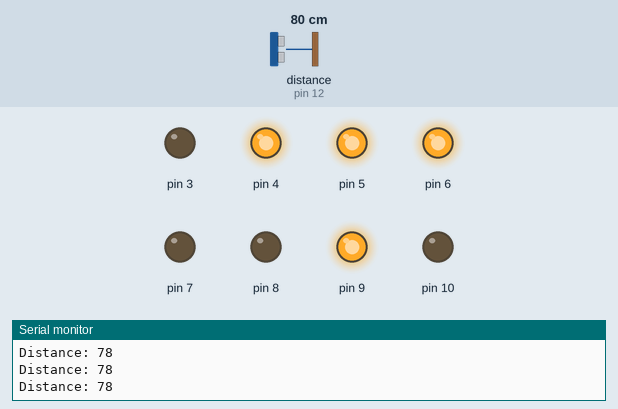
Recording of a sketch running on a simulated Arduino Uno, built with avr-gcc and run on an emulated ATmega328P. Parts: output pins drawn as LEDs (lit = HIGH), the last lines printed to the serial monitor. Wiring (inferred from the names in the program): ultrasonic range finder: trigger pin 13; echo pin 12. The test bench sets the inputs (shaded band); at power-on: distance to the obstacle (sensor on pin 12) 80 cm. The echo pulse lasts 58.3 µs per cm; pins used as bus, display or sensor lines are not drawn.

Above: at 1.3 s.
1.4 s: distance to the obstacle (sensor on pin 12) set to 2 cm
At 2.4 s:
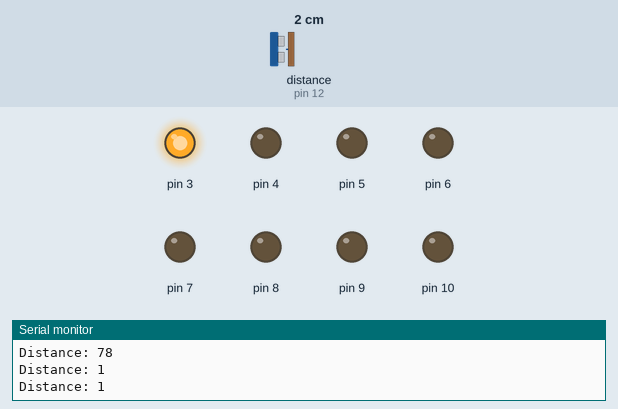
3.0 s: distance to the obstacle (sensor on pin 12) set to 4 cm
At 3.6 s:
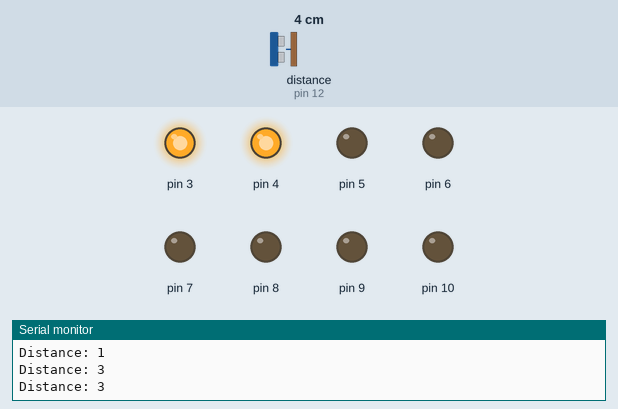
4.5 s: distance to the obstacle (sensor on pin 12) set to 9 cm
At 4.9 s:
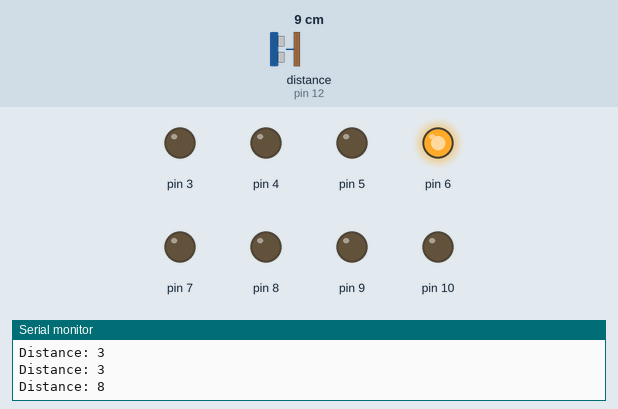
6.0 s: distance to the obstacle (sensor on pin 12) set to 120 cm
At 6.4 s:
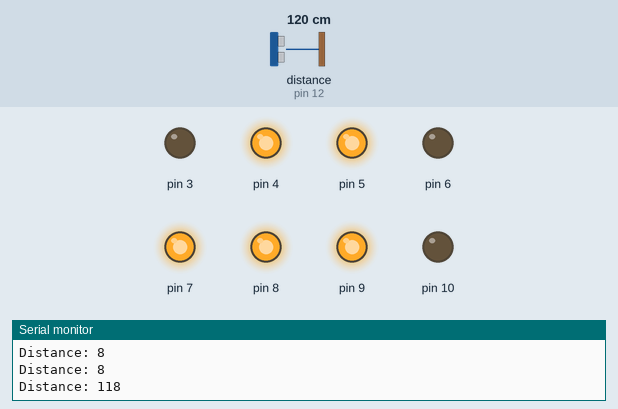
7.5 s: distance to the obstacle (sensor on pin 12) set to 60 cm
At 8.3 s:
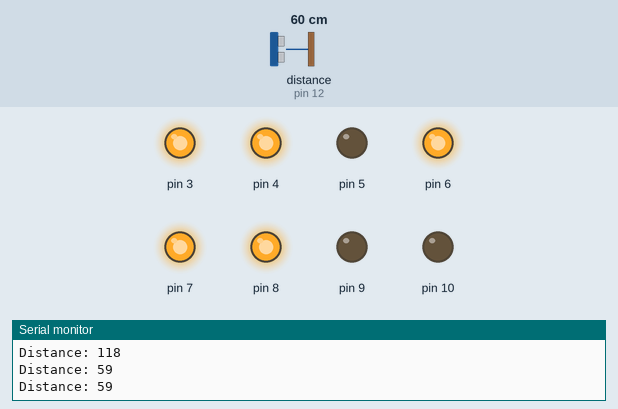
9.0 s: distance to the obstacle (sensor on pin 12) set to 35 cm
At 9.9 s:
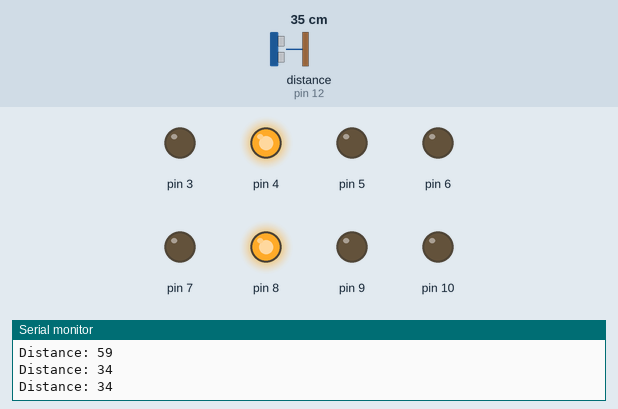
Timing chart, 0 to 11.5 s (numbered marks = the images above; inputs shaded):
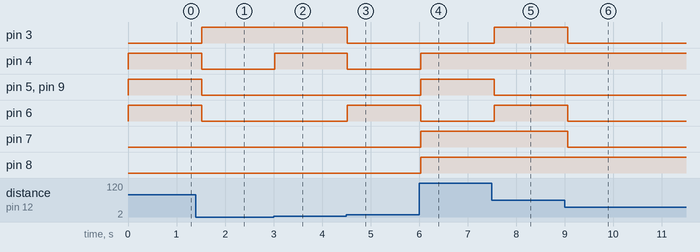

Measured:
- after the input at 1.4 s, pin 3: LOW → HIGH after 0.12 s; pin 4–6, pin 9: HIGH → LOW after 0.12 s
- after the input at 3.0 s, pin 4: LOW → HIGH at once
- after the input at 4.5 s, pin 3, pin 4: HIGH → LOW at once; pin 6: LOW → HIGH at once
- after the input at 6.0 s, pin 4, pin 5, pin 7–9: LOW → HIGH at once; pin 6: HIGH → LOW at once
- after the input at 7.5 s, pin 3, pin 6: LOW → HIGH after 0.05 s; pin 5, pin 9: HIGH → LOW after 0.05 s
- after the input at 9.0 s, pin 3, pin 6, pin 7: HIGH → LOW after 0.06 s

The sketch:

forward_depth_calculator.ino
```cpp
const int trigPin = 13;
const int echoPin = 12;

// defines variables
long duration;
int distance;
void setup() {
pinMode(trigPin, OUTPUT); // Sets the trigPin as an Output
pinMode(echoPin, INPUT); // Sets the echoPin as an Input
pinMode(3,OUTPUT);
pinMode(4,OUTPUT);
pinMode(5,OUTPUT);
pinMode(6,OUTPUT);
pinMode(7,OUTPUT);
pinMode(8,OUTPUT);
pinMode(9,OUTPUT);
pinMode(10,OUTPUT);
Serial.begin(9600); // Starts the serial communication
}
void loop() {
// Clears the trigPin
digitalWrite(trigPin, LOW);
delayMicroseconds(2);
// Sets the trigPin on HIGH state for 10 micro seconds
digitalWrite(trigPin, HIGH);
delayMicroseconds(10);
digitalWrite(trigPin, LOW);
// Reads the echoPin, returns the sound wave travel time in microseconds
duration = pulseIn(echoPin, HIGH);
// Calculating the distance
distance= duration*0.034/2;
// Prints the distance on the Serial Monitor
Serial.print("Distance: ");
Serial.println(distance);
digitalWrite(3, (distance & B00000001));
digitalWrite(4, (distance & B00000010));
digitalWrite(5, (distance & B00000100));
digitalWrite(6, (distance & B00001000));
digitalWrite(7, (distance & B00010000));
digitalWrite(8, (distance & B00100000));
digitalWrite(9, (distance & B01000000));
digitalWrite(10, (distance & B10000000));

delay(500);
}
```
